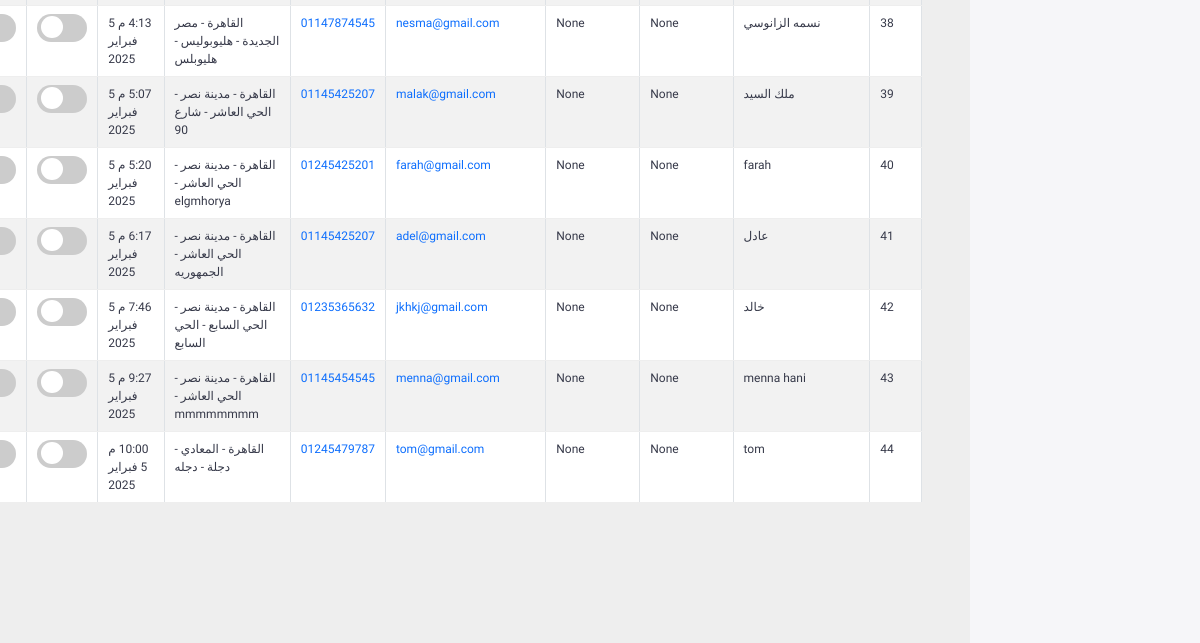
Before: /sellers (lower part) with the older database file.
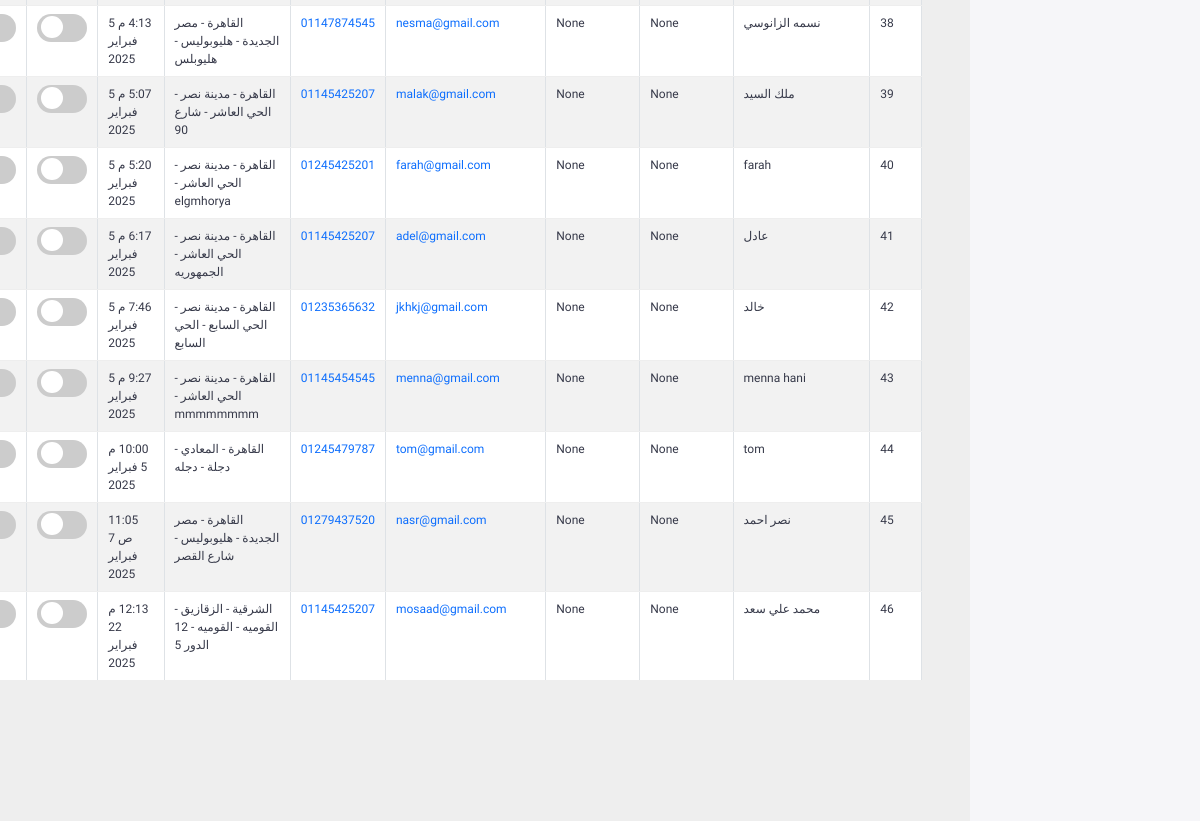
After: the same page with the newer database file.
### appobourcity/models.py (models this page shows, shortened)
class Seller(db.Model, UserMixin):
    __tablename__ = 'sellers'
    seller_id = db.Column(db.Integer, primary_key=True, nullable=False)
    seller_name = db.Column(db.String(255), nullable=False)
    store_name = db.Column(db.String(255), nullable=True)
    store_category = db.Column(db.String(255), nullable=True)
    email = db.Column(db.String(255), nullable=False, unique=True)
    phone = db.Column(db.String(50), nullable=False)
    governorate = db.Column(db.String(255), nullable=False)
    city = db.Column(db.String(255), nullable=False)
    village = db.Column(db.String(255), nullable=False)
    store_image = db.Column(db.String(255), nullable=True)
    owner_image = db.Column(db.String(255), nullable=True , default='th.jpg')
    owner_banner = db.Column(db.String(255), nullable=True , default='banner_seller.png')
    registration_date = db.Column(db.DateTime, nullable=False, default=datetime.now)
    last_login = db.Column(db.DateTime, nullable=True)
    password = db.Column(db.String(255), nullable=False)
    status = db.Column(db.Boolean, default=False)  # True = نشط، False = غير نشط
    is_seller = db.Column(db.Boolean, default=False)  # True = بائع False = غير بائع
    rating = db.Column(db.Float, nullable=True, default=1.0)
    comment = db.Column(db.String(255), nullable=True)
    street_address = db.Column(db.String(255), nullable=True)  # عنوان الشارع
    products = db.relationship('Product', backref='associated_seller', cascade="all, delete-orphan", passive_deletes=True)
    subcategories = db.relationship('Subcategory', backref='seller', cascade='all, delete-orphan', passive_deletes=True)

### appobourcity/routes.py (the view, shortened to what this page needs)
@app.route('/sellers', methods=['GET', 'POST'])
def sellers():
    form = SellerForm()
    con = sql.connect("instance/database.db")
    con.row_factory = sql.Row
    cur = con.cursor()
    cur.execute("SELECT * FROM sellers")
    seller = cur.fetchall()
    con = sql.connect("instance/database.db")
    con.row_factory = sql.Row
    cur = con.cursor()
    cur.execute("SELECT * FROM categories")
    category = cur.fetchall()
    formatted_sellers = []
    for seller in seller:
        seller_dict = dict(seller)  # تحويل الصف إلى قاموس
        registration_date = seller_dict["registration_date"]
        if registration_date:  # التحقق من وجود التاريخ
            dt = datetime.strptime(registration_date, "%Y-%m-%d %H:%M:%S.%f")
            formatted_date = format_datetime(dt, "h:mm a d MMMM y", locale="ar")
            seller_dict["formatted_registration_date"] = formatted_date  # إضافة التاريخ بالتنسيق الجديد
        formatted_sellers.append(seller_dict)
    return render_template('sellers.html', form=form, seller=formatted_sellers, category=category)

### appobourcity/__init__.py (called while the page is built)
@app.before_request
def enable_foreign_keys():
    db.session.execute(text('PRAGMA foreign_keys = ON;'))

### appobourcity/templates/sellers.html (shortened to what this page needs)
<!DOCTYPE html>
<html lang="ar">
<head>
    <link href='https://unpkg.com/boxicons@2.1.4/css/boxicons.min.css' rel='stylesheet'>
    <link href="https://cdn.jsdelivr.net/npm/bootstrap@5.3.0-alpha1/dist/css/bootstrap.min.css" rel="stylesheet">
    <link href="https://cdn.jsdelivr.net/npm/bootstrap@5.3.0/dist/css/bootstrap.min.css" rel="stylesheet">
    <link href="https://cdnjs.cloudflare.com/ajax/libs/font-awesome/5.15.4/css/all.min.css" rel="stylesheet">
    <link rel="stylesheet" href="static/css/style.css">
    <link rel="stylesheet" href="static/css/sellers.css">
</head>
<body>
<div class="sidebar">
</div>
    <div class="content">
        <main class="sellers-page">
            <div class="header">
<main class="sellers-page">
    <div class="recent-sellers">
        <table class="table table-bordered table-striped sellers-table" id="sellersTable">
            <tbody>
                {% for seller in seller %}
                <tr>
                    <td>{{ seller.seller_id }}</td>
                    <td>{{ seller.seller_name }}</td>
                    <td>{{ seller.store_name }}</td>
                    <td>{{ seller.store_category }}</td>
                    <td>
                        <a href="mailto:{{ seller.email }}">{{ seller.email }}</a>
                    </td>
                    <td>
                        <a href="https://wa.me/2{{ seller.phone | replace('+', '') }}" target="_blank">
                            {{ seller.phone }}
                        </a>
                    </td>
                    <td>{{ seller.governorate }} - {{ seller.city }} - {{ seller.village }} - {{ seller.street_address }}</td>
                    <td>{{ seller.formatted_registration_date }}</td>
                    <td>
                        <div class="form-group">
                            <label for="status-toggle-{{ seller.seller_id }}" class="theme-toggle">
                                <span class="slider"></span>
                            </label>
                        </div>
                    </td>
                    <td>
                        <div class="form-group">
                            <label for="is_seller-toggle-{{ seller.seller_id }}" class="theme-toggle">
                                <span class="slider"></span>
                                <span class="is_seller-label">
                                </span>
                            </label>
                        </div>
                    </td>
                </tr>
                {% endfor %}
            </tbody>
        </table>
    </div>
</main>
</body>
</html>

Changed rows visible on the page:
added Seller: seller_id "45", seller_name "نصر احمد", store_name "None", store_category "None", email "nasr@gmail.com", phone "01279437520", governorate "القاهرة", city "مصر الجديدة", village "هليوبوليس", street_address "شارع القصر", formatted_registration_date "11:05 ص 7 فبراير 2025"
added Seller: seller_id "46", seller_name "محمد علي سعد", store_name "None", store_category "None", email "mosaad@gmail.com", phone "01145425207", governorate "الشرقية", city "الزقازيق", village "القوميه", street_address "القوميه - 12 الدور 5", formatted_registration_date "12:13 م 22 فبراير 2025"
